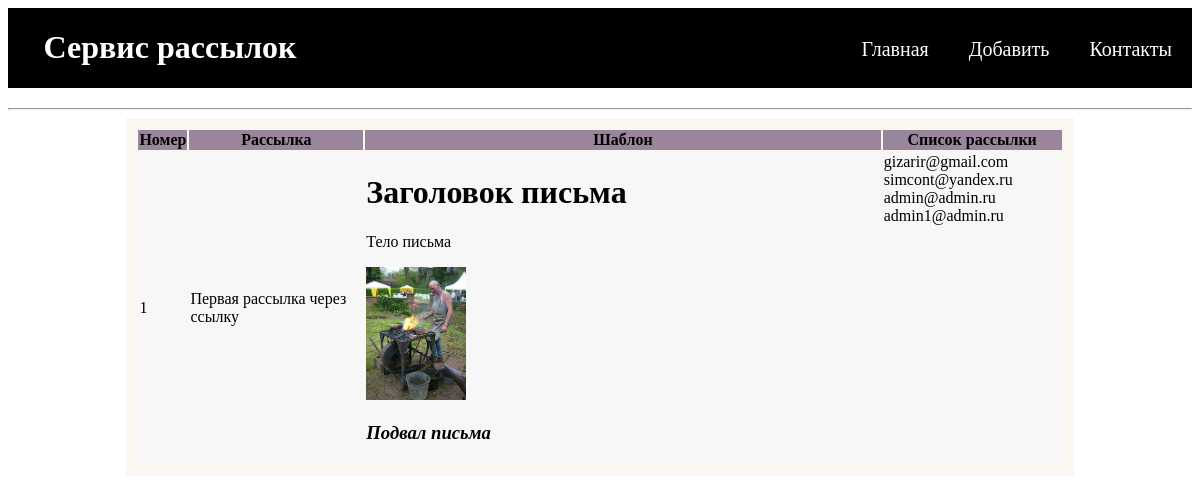
The app's page /1/, older data.
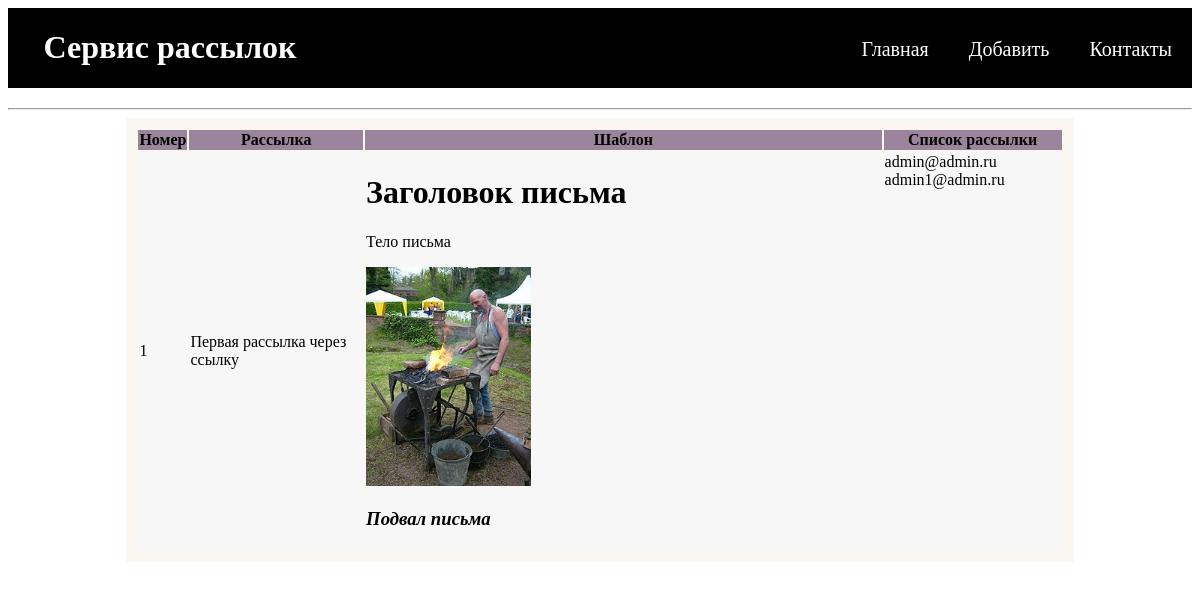
The same page, newer data.
### app/models.py (models this page shows, shortened)
class Mailing(models.Model):
    name = models.CharField(max_length=255, verbose_name="Имя рассылки")
    email_template = RichTextUploadingField(blank=True, default='', verbose_name="Шаблон")
    emails = models.TextField(blank=True, verbose_name="Список рассылки")
    class Meta:
        verbose_name = 'Рассылка'
        verbose_name_plural = 'Рассылки'

### app/views.py (the view)
# urls.py: path('<int:pk>/', MailingView.as_view(), name='detail_mailing'),
class MailingView(DetailView):
    model = Mailing

### app/templates/app/mailing_detail.html (shortened to what this page needs)
{% extends 'base.html' %}
{% block content %}
    <hr>
    <div class="content-center">
        <table id="table">
            <tr style="background-color: #9B859D">
                <th>Номер</th>
                <th>Рассылка</th>
                <th>Шаблон</th>
                <th>Список рассылки</th>
            </tr>
            <tr>
                <td>{{ object.pk }}</td>
                <td style="width: 20%; text-align:left; vertical-align: middle">{{object.name}}</td>
                <td style="width: 60%">
                    {% autoescape off %}
                    {{object.email_template}}
                    {% endautoescape %}
                </td>
                <td style="text-align:left; vertical-align: top; width: 20%">{{object.emails}}</td>
            </tr>
        </table>
    </div>
{% endblock %}

Row changes from the older to the newer data that the page shows:
changed Mailing "Заголовок письма Тело письма Подвал письма": emails "gizarir@gmail.com simcont@yandex.ru admin@admin.ru admin1@admin.ru" → "admin@admin.ru admin1@admin.ru"
